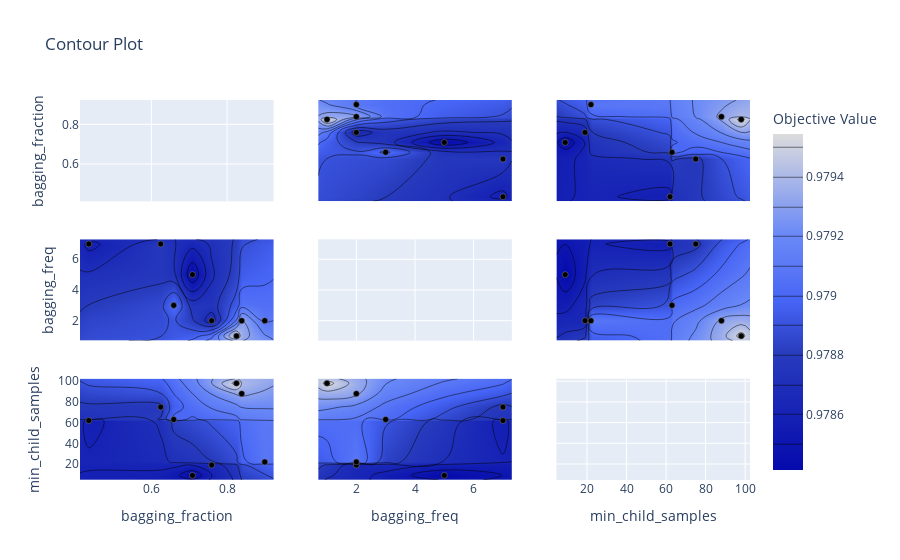

Notebook source saved alongside this figure:
### Code cell
plot_contour(study)

### Figure 1 — Plotly figure (JSON) as saved in the notebook; plotly's stock layout.template omitted (floating-point values rounded to 4 significant figures)
{"data": [{"type": "scatter", "xaxis": "x", "yaxis": "y"}, {"colorbar": {"title": {"text": "Objective Value"}}, "colorscale": [[0, "rgb(5,10,172)"], [0.35, "rgb(40,60,190)"], [0.5, "rgb(70,100,245)"], [0.6, "rgb(90,120,245)"], [0.7, "rgb(106,137,247)"], [1, "rgb(220,220,220)"]], "connectgaps": true, "contours": {"coloring": "heatmap"}, "hoverinfo": "none", "line": {"smoothing": 1.3}, "reversescale": false, "showscale": true, "type": "contour", "x": [0.4116, 0.4349, 0.6247, 0.6592, 0.7085, 0.7592, 0.8248, 0.8385, 0.8995, 0.9227], "xaxis": "x4", "y": [0.7, 1, 2, 3, 5, 7, 7.3], "yaxis": "y4", "z": [[null, null, null, null, null, null, null, null, null, null], [null, null, null, null, null, null, 0.9795, null, null, null], [null, null, null, null, null, 0.9786, null, 0.9793, 0.9791, null], [null, null, null, 0.979, null, null, null, null, null, null], [null, null, null, null, 0.9784, null, null, null, null, null], [null, 0.9786, 0.9788, null, null, null, null, null, null, null], [null, null, null, null, null, null, null, null, null, null]]}, {"marker": {"color": "black", "line": {"color": "Grey", "width": 0.5}}, "mode": "markers", "showlegend": false, "type": "scatter", "x": [0.6247, 0.7592, 0.4349, 0.8248, 0.8995, 0.6592, 0.7085, 0.8385], "xaxis": "x4", "y": [7, 2, 7, 1, 2, 3, 5, 2], "yaxis": "y4"}, {"colorbar": {"title": {"text": "Objective Value"}}, "colorscale": [[0, "rgb(5,10,172)"], [0.35, "rgb(40,60,190)"], [0.5, "rgb(70,100,245)"], [0.6, "rgb(90,120,245)"], [0.7, "rgb(106,137,247)"], [1, "rgb(220,220,220)"]], "connectgaps": true, "contours": {"coloring": "heatmap"}, "hoverinfo": "none", "line": {"smoothing": 1.3}, "reversescale": false, "showscale": false, "type": "contour", "x": [0.4116, 0.4349, 0.6247, 0.6592, 0.7085, 0.7592, 0.8248, 0.8385, 0.8995, 0.9227], "xaxis": "x7", "y": [4.55, 9, 19, 22, 62, 63, 75, 88, 98, 102.5], "yaxis": "y7", "z": [[null, null, null, null, null, null, null, null, null, null], [null, null, null, null, 0.9784, null, null, null, null, null], [null, null, null, null, null, 0.9786, null, null, null, null], [null, null, null, null, null, null, null, null, 0.9791, null], [null, 0.9786, null, null, null, null, null, null, null, null], [null, null, null, 0.979, null, null, null, null, null, null], [null, null, 0.9788, null, null, null, null, null, null, null], [null, null, null, null, null, null, null, 0.9793, null, null], [null, null, null, null, null, null, 0.9795, null, null, null], [null, null, null, null, null, null, null, null, null, null]]}, {"marker": {"color": "black", "line": {"color": "Grey", "width": 0.5}}, "mode": "markers", "showlegend": false, "type": "scatter", "x": [0.6247, 0.7592, 0.4349, 0.8248, 0.8995, 0.6592, 0.7085, 0.8385], "xaxis": "x7", "y": [75, 19, 62, 98, 22, 63, 9, 88], "yaxis": "y7"}, {"colorbar": {"title": {"text": "Objective Value"}}, "colorscale": [[0, "rgb(5,10,172)"], [0.35, "rgb(40,60,190)"], [0.5, "rgb(70,100,245)"], [0.6, "rgb(90,120,245)"], [0.7, "rgb(106,137,247)"], [1, "rgb(220,220,220)"]], "connectgaps": true, "contours": {"coloring": "heatmap"}, "hoverinfo": "none", "line": {"smoothing": 1.3}, "reversescale": false, "showscale": false, "type": "contour", "x": [0.7, 1, 2, 3, 5, 7, 7.3], "xaxis": "x2", "y": [0.4116, 0.4349, 0.6247, 0.6592, 0.7085, 0.7592, 0.8248, 0.8385, 0.8995, 0.9227], "yaxis": "y2", "z": [[null, null, null, null, null, null, null], [null, null, null, null, null, 0.9786, null], [null, null, null, null, null, 0.9788, null], [null, null, null, 0.979, null, null, null], [null, null, null, null, 0.9784, null, null], [null, null, 0.9786, null, null, null, null], [null, 0.9795, null, null, null, null, null], [null, null, 0.9793, null, null, null, null], [null, null, 0.9791, null, null, null, null], [null, null, null, null, null, null, null]]}, {"marker": {"color": "black", "line": {"color": "Grey", "width": 0.5}}, "mode": "markers", "showlegend": false, "type": "scatter", "x": [7, 2, 7, 1, 2, 3, 5, 2], "xaxis": "x2", "y": [0.6247, 0.7592, 0.4349, 0.8248, 0.8995, 0.6592, 0.7085, 0.8385], "yaxis": "y2"}, {"type": "scatter", "xaxis": "x5", "yaxis": "y5"}, {"colorbar": {"title": {"text": "Objective Value"}}, "colorscale": [[0, "rgb(5,10,172)"], [0.35, "rgb(40,60,190)"], [0.5, "rgb(70,100,245)"], [0.6, "rgb(90,120,245)"], [0.7, "rgb(106,137,247)"], [1, "rgb(220,220,220)"]], "connectgaps": true, "contours": {"coloring": "heatmap"}, "hoverinfo": "none", "line": {"smoothing": 1.3}, "reversescale": false, "showscale": false, "type": "contour", "x": [0.7, 1, 2, 3, 5, 7, 7.3], "xaxis": "x8", "y": [4.55, 9, 19, 22, 62, 63, 75, 88, 98, 102.5], "yaxis": "y8", "z": [[null, null, null, null, null, null, null], [null, null, null, null, 0.9784, null, null], [null, null, 0.9786, null, null, null, null], [null, null, 0.9791, null, null, null, null], [null, null, null, null, null, 0.9786, null], [null, null, null, 0.979, null, null, null], [null, null, null, null, null, 0.9788, null], [null, null, 0.9793, null, null, null, null], [null, 0.9795, null, null, null, null, null], [null, null, null, null, null, null, null]]}, {"marker": {"color": "black", "line": {"color": "Grey", "width": 0.5}}, "mode": "markers", "showlegend": false, "type": "scatter", "x": [7, 2, 7, 1, 2, 3, 5, 2], "xaxis": "x8", "y": [75, 19, 62, 98, 22, 63, 9, 88], "yaxis": "y8"}, {"colorbar": {"title": {"text": "Objective Value"}}, "colorscale": [[0, "rgb(5,10,172)"], [0.35, "rgb(40,60,190)"], [0.5, "rgb(70,100,245)"], [0.6, "rgb(90,120,245)"], [0.7, "rgb(106,137,247)"], [1, "rgb(220,220,220)"]], "connectgaps": true, "contours": {"coloring": "heatmap"}, "hoverinfo": "none", "line": {"smoothing": 1.3}, "reversescale": false, "showscale": false, "type": "contour", "x": [4.55, 9, 19, 22, 62, 63, 75, 88, 98, 102.5], "xaxis": "x3", "y": [0.4116, 0.4349, 0.6247, 0.6592, 0.7085, 0.7592, 0.8248, 0.8385, 0.8995, 0.9227], "yaxis": "y3", "z": [[null, null, null, null, null, null, null, null, null, null], [null, null, null, null, 0.9786, null, null, null, null, null], [null, null, null, null, null, null, 0.9788, null, null, null], [null, null, null, null, null, 0.979, null, null, null, null], [null, 0.9784, null, null, null, null, null, null, null, null], [null, null, 0.9786, null, null, null, null, null, null, null], [null, null, null, null, null, null, null, null, 0.9795, null], [null, null, null, null, null, null, null, 0.9793, null, null], [null, null, null, 0.9791, null, null, null, null, null, null], [null, null, null, null, null, null, null, null, null, null]]}, {"marker": {"color": "black", "line": {"color": "Grey", "width": 0.5}}, "mode": "markers", "showlegend": false, "type": "scatter", "x": [75, 19, 62, 98, 22, 63, 9, 88], "xaxis": "x3", "y": [0.6247, 0.7592, 0.4349, 0.8248, 0.8995, 0.6592, 0.7085, 0.8385], "yaxis": "y3"}, {"colorbar": {"title": {"text": "Objective Value"}}, "colorscale": [[0, "rgb(5,10,172)"], [0.35, "rgb(40,60,190)"], [0.5, "rgb(70,100,245)"], [0.6, "rgb(90,120,245)"], [0.7, "rgb(106,137,247)"], [1, "rgb(220,220,220)"]], "connectgaps": true, "contours": {"coloring": "heatmap"}, "hoverinfo": "none", "line": {"smoothing": 1.3}, "reversescale": false, "showscale": false, "type": "contour", "x": [4.55, 9, 19, 22, 62, 63, 75, 88, 98, 102.5], "xaxis": "x6", "y": [0.7, 1, 2, 3, 5, 7, 7.3], "yaxis": "y6", "z": [[null, null, null, null, null, null, null, null, null, null], [null, null, null, null, null, null, null, null, 0.9795, null], [null, null, 0.9786, 0.9791, null, null, null, 0.9793, null, null], [null, null, null, null, null, 0.979, null, null, null, null], [null, 0.9784, null, null, null, null, null, null, null, null], [null, null, null, null, 0.9786, null, 0.9788, null, null, null], [null, null, null, null, null, null, null, null, null, null]]}, {"marker": {"color": "black", "line": {"color": "Grey", "width": 0.5}}, "mode": "markers", "showlegend": false, "type": "scatter", "x": [75, 19, 62, 98, 22, 63, 9, 88], "xaxis": "x6", "y": [7, 2, 7, 1, 2, 3, 5, 2], "yaxis": "y6"}, {"type": "scatter", "xaxis": "x9", "yaxis": "y9"}], "layout": {"title": {"text": "Contour Plot"}, "xaxis": {"anchor": "y", "domain": [0, 0.2889], "matches": "x7", "range": [0.4116, 0.9227], "showticklabels": false}, "xaxis2": {"anchor": "y2", "domain": [0.3556, 0.6444], "matches": "x8", "range": [0.7, 7.3], "showticklabels": false}, "xaxis3": {"anchor": "y3", "domain": [0.7111, 1], "matches": "x9", "range": [4.55, 102.5], "showticklabels": false}, "xaxis4": {"anchor": "y4", "domain": [0, 0.2889], "matches": "x7", "range": [0.4116, 0.9227], "showticklabels": false}, "xaxis5": {"anchor": "y5", "domain": [0.3556, 0.6444], "matches": "x8", "range": [0.7, 7.3], "showticklabels": false}, "xaxis6": {"anchor": "y6", "domain": [0.7111, 1], "matches": "x9", "range": [4.55, 102.5], "showticklabels": false}, "xaxis7": {"anchor": "y7", "domain": [0, 0.2889], "range": [0.4116, 0.9227], "title": {"text": "bagging_fraction"}}, "xaxis8": {"anchor": "y8", "domain": [0.3556, 0.6444], "range": [0.7, 7.3], "title": {"text": "bagging_freq"}}, "xaxis9": {"anchor": "y9", "domain": [0.7111, 1], "range": [4.55, 102.5], "title": {"text": "min_child_samples"}}, "yaxis": {"anchor": "x", "domain": [0.7333, 1], "range": [0.4116, 0.9227], "title": {"text": "bagging_fraction"}}, "yaxis2": {"anchor": "x2", "domain": [0.7333, 1], "matches": "y", "range": [0.4116, 0.9227], "showticklabels": false}, "yaxis3": {"anchor": "x3", "domain": [0.7333, 1], "matches": "y", "range": [0.4116, 0.9227], "showticklabels": false}, "yaxis4": {"anchor": "x4", "domain": [0.3667, 0.6333], "range": [0.7, 7.3], "title": {"text": "bagging_freq"}}, "yaxis5": {"anchor": "x5", "domain": [0.3667, 0.6333], "matches": "y4", "range": [0.7, 7.3], "showticklabels": false}, "yaxis6": {"anchor": "x6", "domain": [0.3667, 0.6333], "matches": "y4", "range": [0.7, 7.3], "showticklabels": false}, "yaxis7": {"anchor": "x7", "domain": [0, 0.2667], "range": [4.55, 102.5], "title": {"text": "min_child_samples"}}, "yaxis8": {"anchor": "x8", "domain": [0, 0.2667], "matches": "y7", "range": [4.55, 102.5], "showticklabels": false}, "yaxis9": {"anchor": "x9", "domain": [0, 0.2667], "matches": "y7", "range": [4.55, 102.5], "showticklabels": false}}}
